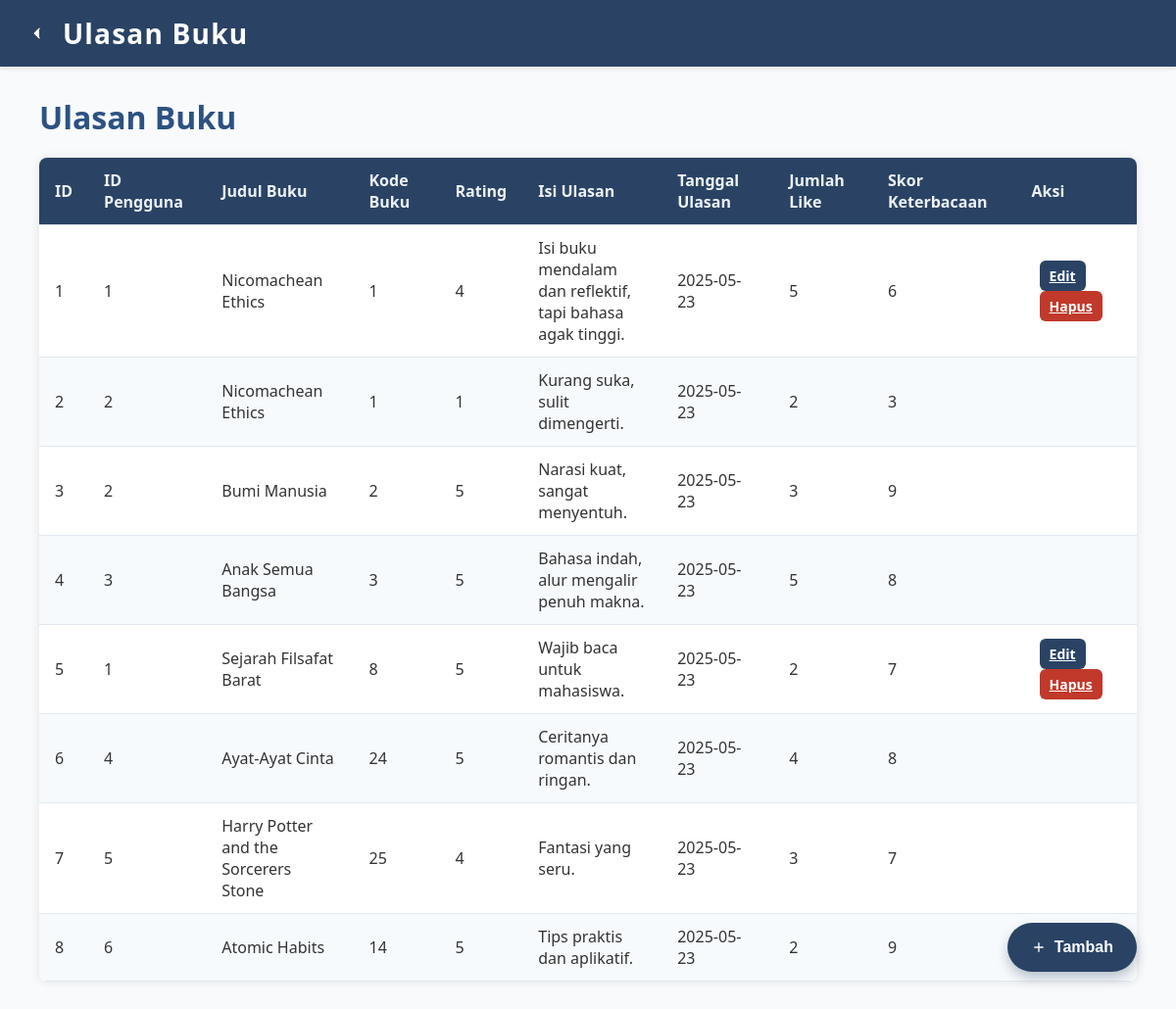
/ulasan.php, run on the app's committed database.
### tables this page shows
CREATE TABLE Ulasan (
  id_ulasan        INT AUTO_INCREMENT PRIMARY KEY,
  id_pengguna      INT NOT NULL,
  kode_buku        INT NOT NULL,
  rating           INT NOT NULL CHECK (rating BETWEEN 1 AND 5),
  isi_ulasan       TEXT,
  tanggal_ulasan   DATE DEFAULT CURRENT_DATE,
  jumlah_like      INT DEFAULT 0,
  skor_keterbacaan INT CHECK (skor_keterbacaan BETWEEN 1 AND 10),
  FOREIGN KEY (id_pengguna) REFERENCES Pengguna(id_pengguna) ON DELETE CASCADE,
  FOREIGN KEY (kode_buku)   REFERENCES Buku(kode_buku) ON DELETE CASCADE
);

CREATE TABLE Buku (
  kode_buku      INT AUTO_INCREMENT PRIMARY KEY,
  judul          VARCHAR(100) NOT NULL,
  penulis        VARCHAR(50)  NOT NULL,
  genre          VARCHAR(50),
  tahun_terbit   INT,
  bahasa         VARCHAR(30),
  penerbit       VARCHAR(100),
  jumlah_halaman INT CHECK (jumlah_halaman > 0),
  cover VARCHAR (255)
);

### ulasan.php (the view, shortened to what this page needs)
<?php
include __DIR__ . '/Config/koneksi.php';
$id_pengguna = $_SESSION['id_pengguna'] ?? 1;
$sql = "SELECT u.*, b.judul FROM Ulasan u JOIN Buku b ON u.kode_buku = b.kode_buku";
$result = mysqli_query($conn, $sql);
?>
<!DOCTYPE html>
<html lang="id">
<head>
</head>
<body>
  <header id="header">
    <button id="btn-back" style="background:none;border:none;color:white;margin-right:18px;cursor:pointer;display:flex;align-items:center;padding:0;">
      <svg xmlns="http://www.w3.org/2000/svg" width="28" height="28" fill="none" viewBox="0 0 24 24">
        <path d="M15 19l-7-7 7-7" stroke="white" stroke-width="2" stroke-linecap="round" stroke-linejoin="round"/>
      </svg>
    </button>
    <span>Ulasan Buku</span>
  </header>
  <main>
    <h1>Ulasan Buku</h1>
    <table>
      <thead>
        <tr>
          <th>ID</th>
          <th>ID Pengguna</th>
          <th>Judul Buku</th>
          <th>Kode Buku</th>
          <th>Rating</th>
          <th>Isi Ulasan</th>
          <th>Tanggal Ulasan</th>
          <th>Jumlah Like</th>
          <th>Skor Keterbacaan</th>
          <th>Aksi</th>
        </tr>
      </thead>
      <tbody id="ulasan-body">
        <?php while($row = mysqli_fetch_assoc($result)): ?>
        <tr>
          <td><?= htmlspecialchars($row['id_ulasan']) ?></td>
          <td><?= htmlspecialchars($row['id_pengguna']) ?></td>
          <td><?= htmlspecialchars($row['judul']) ?></td>
          <td><?= htmlspecialchars($row['kode_buku']) ?></td>
          <td><?= htmlspecialchars($row['rating']) ?></td>
          <td><?= htmlspecialchars($row['isi_ulasan']) ?></td>
          <td><?= htmlspecialchars($row['tanggal_ulasan']) ?></td>
          <td><?= htmlspecialchars($row['jumlah_like']) ?></td>
          <td><?= htmlspecialchars($row['skor_keterbacaan']) ?></td>
          <td>
            <?php if ($row['id_pengguna'] == $id_pengguna): ?>
              <a href="ulasan.php?edit=<?= $row['id_ulasan'] ?>" class="btn-action">Edit</a>
              <a href="ulasan.php?hapus=<?= $row['id_ulasan'] ?>" class="btn-action" style="background:#c0392b;" onclick="return confirm('Hapus ulasan ini?')">Hapus</a>
            <?php endif; ?>
          </td>
        </tr>
        <?php endwhile; ?>
      </tbody>
    </table>
  </main>
  <button class="btn-tambah" id="btn-tambah" title="Tambah Ulasan">
    <svg xmlns="http://www.w3.org/2000/svg" viewBox="0 0 24 24">
      <path d="M19 11H13V5h-2v6H5v2h6v6h2v-6h6z"/>
    </svg>
    Tambah
  </button>
</body>
</html>

### ulasan.php (style rules this page uses)
body { margin:0;font-family:'Segoe UI',Tahoma,Geneva,Verdana,sans-serif;background-color:#f9fafb;color:#333; }
header { display:flex;align-items:center;background-color:#2a4365;padding:15px 30px;color:white;box-shadow:0 2px 5px rgba(0,0,0,0.1);user-select:none;cursor:pointer;font-size:28px;font-weight:700;letter-spacing:1.2px; }
main { padding:30px 40px;min-height:80vh; }
h1 { color:#2c5282;font-weight:700;margin-top:0;margin-bottom:20px; }
table { width:100%;border-collapse:collapse;box-shadow:0 0 10px rgba(0,0,0,0.1);border-radius:8px;overflow:hidden;background-color:white; }
thead { background-color:#2a4365;color:#edf2f7; }
th,td { padding:12px 16px;border-bottom:1px solid #e2e8f0;text-align:left;vertical-align:middle;max-width:150px;word-wrap:break-word; }
tbody tr:nth-child(even) { background-color:#f7fafc; }
.btn-action { background-color:#2a4365;border:none;color:white;font-weight:600;padding:6px 10px;margin-left:8px;border-radius:6px;cursor:pointer;transition:background-color 0.2s ease;font-size:14px;display:inline-flex;align-items:center;gap:6px; }
.btn-tambah { position:fixed;right:40px;bottom:40px;background-color:#2a4365;border:none;color:white;font-weight:700;padding:16px 24px;border-radius:50px;cursor:pointer;box-shadow:0 6px 12px rgba(42,67,101,0.3);font-size:16px;transition:background-color 0.3s ease;user-select:none;z-index:100;display:inline-flex;align-items:center;gap:8px; }
svg { width:16px;height:16px;fill:white; }

### data on the page
ulasan: id_ulasan "1", id_pengguna "1", kode_buku.judul "Nicomachean Ethics", kode_buku "1", rating "4", isi_ulasan "Isi buku mendalam dan reflektif, tapi bahasa agak tinggi.", tanggal_ulasan "2025-05-23", jumlah_like "5", skor_keterbacaan "6"
ulasan: id_ulasan "2", id_pengguna "2", kode_buku.judul "Nicomachean Ethics", kode_buku "1", rating "1", isi_ulasan "Kurang suka, sulit dimengerti.", tanggal_ulasan "2025-05-23", jumlah_like "2", skor_keterbacaan "3"
ulasan: id_ulasan "3", id_pengguna "2", kode_buku.judul "Bumi Manusia", kode_buku "2", rating "5", isi_ulasan "Narasi kuat, sangat menyentuh.", tanggal_ulasan "2025-05-23", jumlah_like "3", skor_keterbacaan "9"
ulasan: id_ulasan "4", id_pengguna "3", kode_buku.judul "Anak Semua Bangsa", kode_buku "3", rating "5", isi_ulasan "Bahasa indah, alur mengalir penuh makna.", tanggal_ulasan "2025-05-23", jumlah_like "5", skor_keterbacaan "8"
ulasan: id_ulasan "5", id_pengguna "1", kode_buku.judul "Sejarah Filsafat Barat", kode_buku "8", rating "5", isi_ulasan "Wajib baca untuk mahasiswa.", tanggal_ulasan "2025-05-23", jumlah_like "2", skor_keterbacaan "7"
ulasan: id_ulasan "6", id_pengguna "4", kode_buku.judul "Ayat-Ayat Cinta", kode_buku "24", rating "5", isi_ulasan "Ceritanya romantis dan ringan.", tanggal_ulasan "2025-05-23", jumlah_like "4", skor_keterbacaan "8"
ulasan: id_ulasan "7", id_pengguna "5", kode_buku.judul "Harry Potter and the Sorcerers Stone", kode_buku "25", rating "4", isi_ulasan "Fantasi yang seru.", tanggal_ulasan "2025-05-23", jumlah_like "3", skor_keterbacaan "7"
ulasan: id_ulasan "8", id_pengguna "6", kode_buku.judul "Atomic Habits", kode_buku "14", rating "5", isi_ulasan "Tips praktis dan aplikatif.", tanggal_ulasan "2025-05-23", jumlah_like "2", skor_keterbacaan "9"
